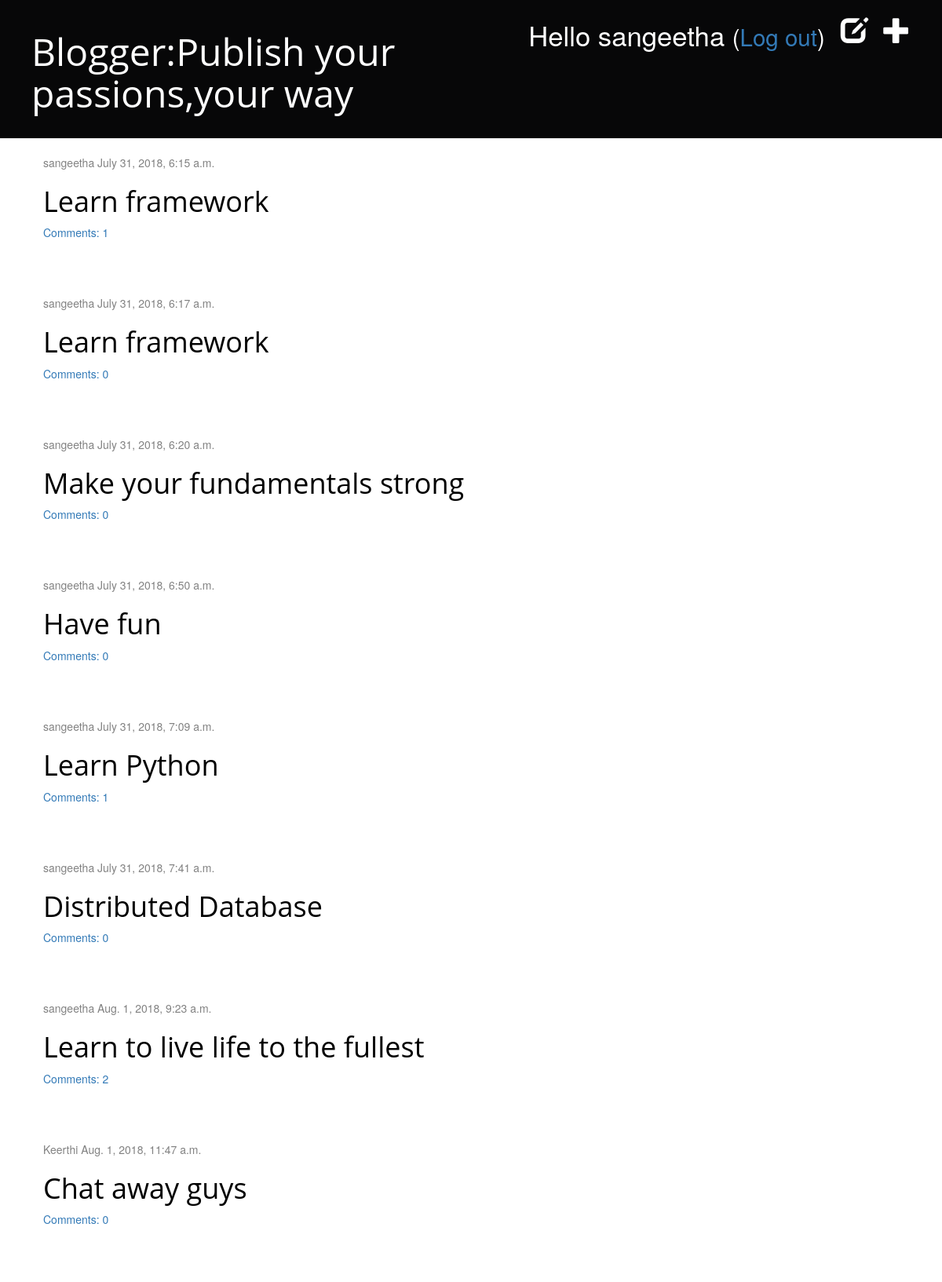
The app's page / (signed in) with its own data.
### blog/models.py (models this page shows, shortened)
class Post(models.Model):
    author = models.ForeignKey('auth.User', on_delete=models.CASCADE)
    title = models.CharField(max_length=200)
    text = models.TextField()
    created_date = models.DateTimeField(
            default=timezone.now)
    published_date = models.DateTimeField(
            blank=True, null=True)
    def approved_comments(self):
        return self.comments.filter(approved_comment=True)

### blog/views.py (the view)
# urls.py: path('', views.post_list, name='post_list'),
def post_list(request):
    posts = Post.objects.filter(published_date__lte=timezone.now()).order_by('published_date')
    return render(request, 'blog/post_list.html', {'posts': posts})

### blog/templates/blog/post_list.html
{% extends 'blog/base.html' %}
{% block content %}
    {% for post in posts %}
        <div class="post">
            <div class="date">
                {{ post.author }}
                {{post.published_date }}
            </div>
            <h1><a href="{% url 'post_detail' pk=post.pk %}">{{ post.title }}</a></h1>
            <a href="{% url 'post_detail' pk=post.pk %}">Comments: {{ post.approved_comments.count }}</a>
        </div>
    {% endfor %}
{% endblock %}

### blog/templates/blog/base.html (shortened to what this page needs)
{% load static %}
<html>
    <head>
        <link rel="stylesheet" href="//maxcdn.bootstrapcdn.com/bootstrap/3.2.0/css/bootstrap.min.css">
        <link rel="stylesheet" href="//maxcdn.bootstrapcdn.com/bootstrap/3.2.0/css/bootstrap-theme.min.css">
        <link rel="stylesheet" href="{% static 'css/blog.css' %}">
    </head>
   <body>
  <div class="page-header">
    {% if user.is_authenticated %}
        <a href="{% url 'post_new' %}" class="top-menu"><span class="glyphicon glyphicon-plus"></span></a>
        <a href="{% url 'post_draft_list' %}" class="top-menu"><span class="glyphicon glyphicon-edit"></span></a>
        <p class="top-menu">Hello {{ user.username }} <small>(<a href="{% url 'logout' %}">Log out</a>)</small></p>
    {% else %}
        <a href="{% url 'signup' %}" class="top-menu"><span class="glyphicon glyphicon-lock"></span></a>
        <a href="{% url 'login' %}" class="top-menu"><span class="glyphicon glyphicon-user"></span></a>
    {% endif %}
    <h1><a href="/">Blogger:Publish your passions,your way</a></h1>
</div>
    <div class="content container">
        <div class="row">
            <div class="col-md-8">
            {% block content %}
            {% endblock %}
            </div>
        </div>
    </div>
</body>
</html>

### blog/static/css/blog.css (style rules this page uses)
.page-header { background-color: #070708; margin-top: 0; padding: 20px 20px 20px 40px; }
.page-header h1, .page-header h1 a, .page-header h1 a:visited, .page-header h1 a:active { color: #ffffff; font-size: 36pt; text-decoration: none; }
.content { margin-left: 40px; }
h1, h2, h3, h4 { font-family: 'Open Sans', sans-serif; }
.date { color: #828282; }
.top-menu, .top-menu:hover, .top-menu:visited { color: #ffffff; float: right; font-size: 26pt; margin-right: 20px; }
.post { margin-bottom: 70px; }
.post h1 a, .post h1 a:visited { color: #000000; }

### records on screen
Post: author "sangeetha", published_date "July 31, 2018, 6:15 a.m.", title "Learn framework", approved_comments.count "1"
Post: author "sangeetha", published_date "July 31, 2018, 6:17 a.m.", title "Learn framework", approved_comments.count "0"
Post: author "sangeetha", published_date "July 31, 2018, 6:20 a.m.", title "Make your fundamentals strong", approved_comments.count "0"
Post: author "sangeetha", published_date "July 31, 2018, 6:50 a.m.", title "Have fun", approved_comments.count "0"
Post: author "sangeetha", published_date "July 31, 2018, 7:09 a.m.", title "Learn Python", approved_comments.count "1"
Post: author "sangeetha", published_date "July 31, 2018, 7:41 a.m.", title "Distributed Database", approved_comments.count "0"
Post: author "sangeetha", published_date "Aug. 1, 2018, 9:23 a.m.", title "Learn to live life to the fullest", approved_comments.count "2"
Post: author "Keerthi", published_date "Aug. 1, 2018, 11:47 a.m.", title "Chat away guys", approved_comments.count "0"

### other values on screen
{{ user.username }} "sangeetha"
